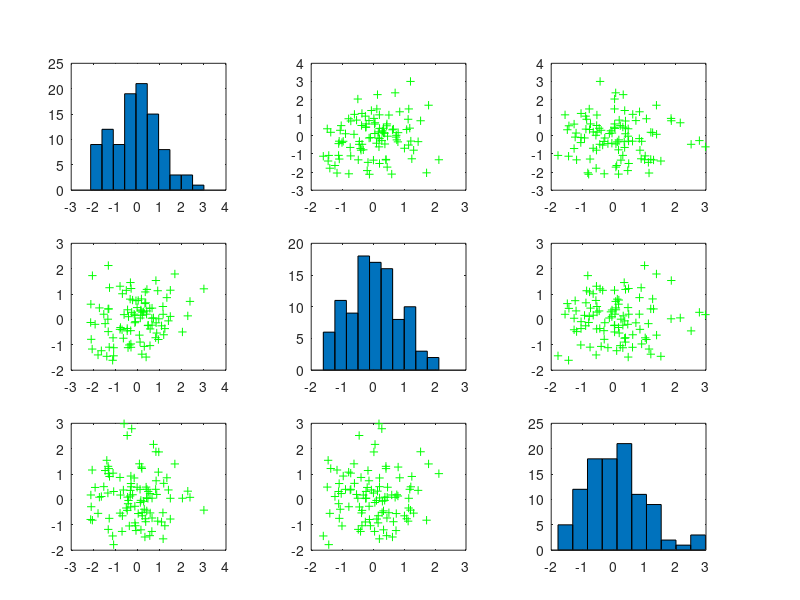

Write MATLAB code to recreate this figure.
% if when plotting you get a full black plot, then change your settings by 
% writing in the command window: graphics_toolkit("gnuplot")
% https://stackoverflow.com/questions/46530224/plot-generated-in-octave-is-fully-black

x=[1:0.1:10];
plot(x,sin(x));

% way easier than in python
plotmatrix(randn(100,3),"g+")

% there are a lot of commands to plot the measurements with it uncertainties, 
% like with sigmaplot/gnuplot, that's awesome

% subplots are very easy too


